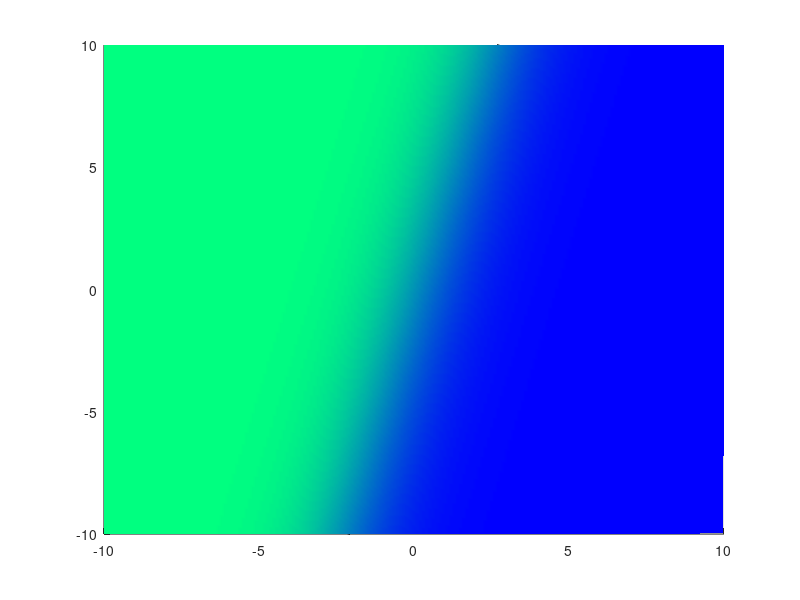

This chart was generated by the following MATLAB code:
% figure(7),clf
clear all;

m1 = [0 2]';
m2 = [1.7 2.5]';


C1 = [2 1; 1 2];
C2 = C1;


w = inv(C1)*(m1-m2);
w0 = 0.5*(m2'*inv(C2)*m2 - m1'*inv(C1)*m1 );

x1 = -10:0.1:10;
x2 = -10:0.1:10;
[a,b] = size(x1);


for i = 1:b
    for j = 1:b
        X(1,1) = x1(1,i); 
        X(2,1) = x2(1,j);
        Y(j,i) = 1 / (1+ exp (-1 * (w' * X + w0)));
    end
end
%------
figure(1);
hold on;
W = 2*inv(C1)*(m2-m1);
B = (m1' * inv(C1) * m1 - m2' * inv(C1) *m2);
u = x1;
v = -(W(1)/W(2))*u-(B/W(2));
plot(u,v,'k','LineWidth',2);
grid on;
%------
surf(x1,x2,Y);    %
axis([-10 10 -10 10]);


w = inv(C2)*(m2-m1);
w0 = 0.5*  (m1'*inv(C1)*m1 - m2'*inv(C2)*m2 );

x1 = -10:0.1:10;
x2 = -10:0.1:10;
[a,b] = size(x1);


for i = 1:b
    for j = 1:b
        X(1,1) = x1(1,i); 
        X(2,1) = x2(1,j);
        Y(j,i) = 1 / (1+ exp (-1 * (w' * X + w0)));
    end
end

hold on;
W = inv(C1)*(m2-m1);
B = 0.5*(m1' * inv(C1) * m1 - m2' * inv(C1) *m2);
% u = x1;
% v = -(W(1)/W(2))*u-(B/W(2));
% plot(u,v,'k','LineWidth',2);
% grid on;
% surf(x1,x2,Y);  %
% hold on;

xxs = -2:0.1:2;
Zs = 0.02:0.01:1;
[xs,ZS]=meshgrid(xxs,Zs);
ys = xs*(-(W(1)/W(2))) -(B/W(2));
% ys = xs*(-1)*wF(1)/wF(2) + wF(1)*wF(1)/wF(2)*Threshold + wF(2)*Threshold;
surf(xs,ys,ZS);
colormap winter;shading interp;